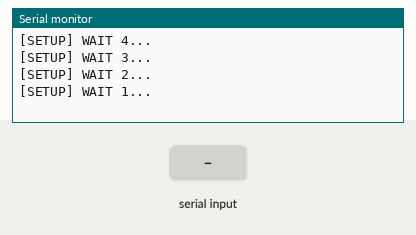
Recording of a sketch running on a simulated ESP8266 (NodeMCU). Shown: the last lines printed to the serial monitor. The inputs (shaded band) are chosen by the test bench. WiFi joins after 1.5 s; servers stay silent unless stated; uploads are accepted with an empty reply.

Above: at 5.2 s.
5.3 s: "001100\n" received over Serial
At 6.3 s:
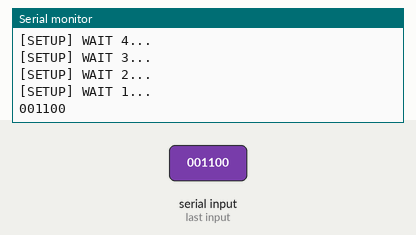
8.3 s: "110011\n" received over Serial
At 9.9 s:
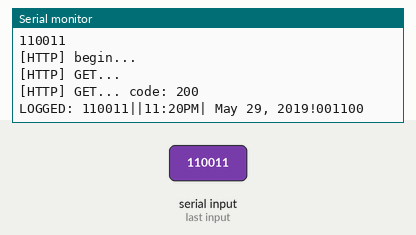
Timing chart, 0 to 11.4 s (numbered marks = the images above; inputs shaded):
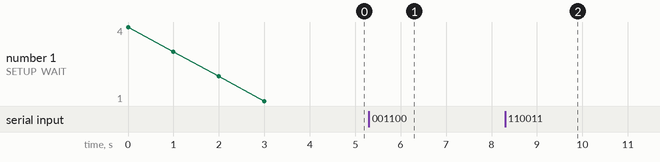

Measured:
- after the input at 5.3 s, the serial monitor: prints a new line at once (image 1)
- after the input at 8.3 s, the serial monitor: prints a new line at once (image 2)

The sketch:

FingerPrint_web.ino
```cpp
#include <Arduino.h>

#include <ESP8266WiFi.h>
#include <ESP8266WiFiMulti.h>


#include <ESP8266HTTPClient.h>

#define USE_SERIAL Serial

ESP8266WiFiMulti WiFiMulti;


String payload = "";

void setup() {
  USE_SERIAL.begin(115200);
   // USE_SERIAL.setDebugOutput(true);

    USE_SERIAL.println();
    USE_SERIAL.println();
    USE_SERIAL.println();

    for(uint8_t t = 4; t > 0; t--) {
        USE_SERIAL.printf("[SETUP] WAIT %d...\n", t);
        USE_SERIAL.flush();
        delay(1000);
    }

    WiFiMulti.addAP("HUAWEIKO", "maxim123456");
}

void sendDataToWeb(String fid){


 if((WiFiMulti.run() == WL_CONNECTED)) {

        HTTPClient http;

        USE_SERIAL.print("[HTTP] begin...\n");
        // configure traged server and url
        String url = "http://maxtronics.x10host.com/templates/fid.php?varA=" + fid;
        //http.begin("https://192.168.1.12/test.html", "7a 9c f4 db 40 d3 62 5a 6e 21 bc 5c cc 66 c8 3e a1 45 59 38"); //HTTPS
        http.begin(url); //HTTP

        USE_SERIAL.print("[HTTP] GET...\n");
        // start connection and send HTTP header
        int httpCode = http.GET();

        // httpCode will be negative on error
        if(httpCode > 0) {
            // HTTP header has been send and Server response header has been handled
            USE_SERIAL.printf("[HTTP] GET... code: %d\n", httpCode);

            // file found at server
            if(httpCode == HTTP_CODE_OK) {
                payload = http.getString();
                int startIndex = payload.indexOf("001100");
                int stopIndex  = payload.indexOf("110011");
                payload = payload.substring(startIndex + 6, stopIndex);
                String dataToSend = payload;
                dataToSend = "110011|" + dataToSend +  "|11:20PM| May 29, 2019!" + "001100";
                USE_SERIAL.print("LOGGED: ");
                USE_SERIAL.println(dataToSend);
            }
        } else {
            USE_SERIAL.printf("[HTTP] GET... failed, error: %s\n", http.errorToString(httpCode).c_str());
        }

        http.end();
    }
}

void loop() {
  // put your main code here, to run repeatedly:
  if(USE_SERIAL.available() > 0){
    String data = Serial.readStringUntil('\n');
    Serial.println(data);

    sendDataToWeb(data);
  }
}
```
